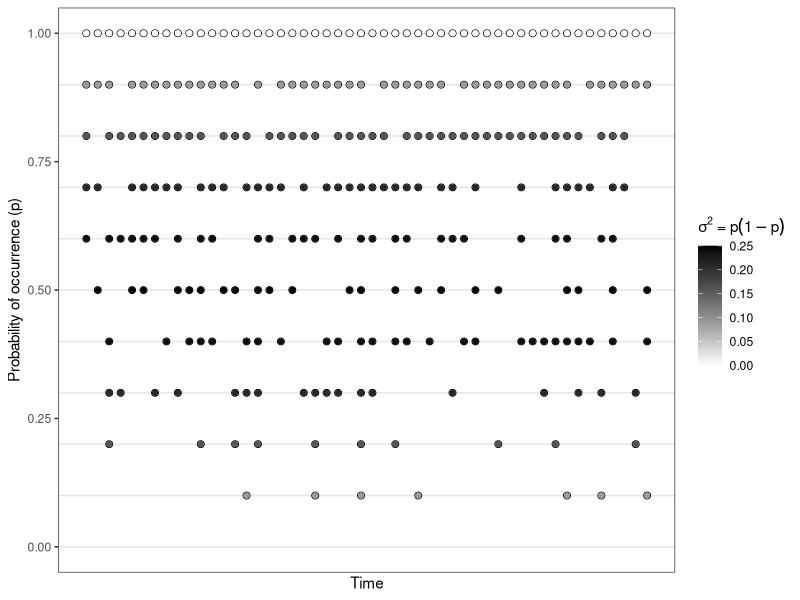

This figure's R source:
## ---- chunk 1
library('ggplot2')
library('dplyr')
library('tidyr')
theme_set(theme_bw())
expand_grid(t = 1:50,
            p = seq(0, 1, by = 0.1)) %>%
  mutate(var = 1 * p * (1 - p),
         y = rbinom(n = n(), size = 1, prob = p)) %>%
  filter(y == 1) %>% # remove failures
  ggplot() +
  geom_hline(yintercept = seq(0, 1, by = 0.1), alpha = 0.1) +
  geom_point(aes(t, p), shape = 1, size = 2) +
  geom_point(aes(t, p, color = var)) +
  scale_x_continuous('Time', breaks = NULL) +
  scale_y_continuous('Probability of occurrence (p)', limits = c(0, 1)) +
  scale_color_gradient(expression(sigma^2~'='~p(1-p)), low = 'white', high = 'black') +
  theme(panel.grid = element_blank())
